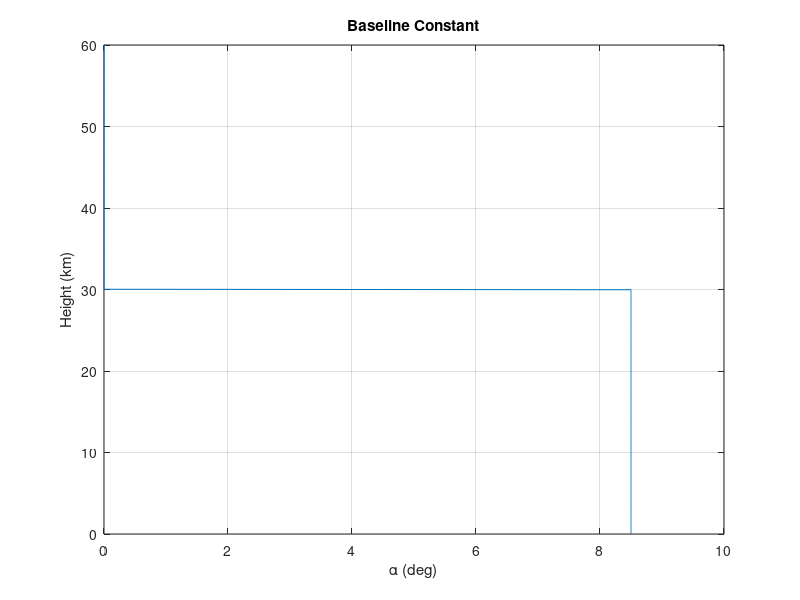
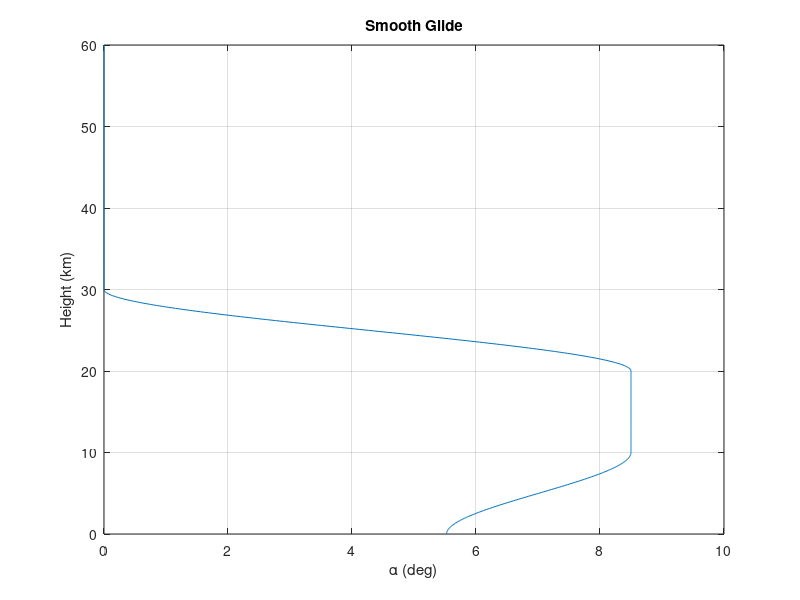
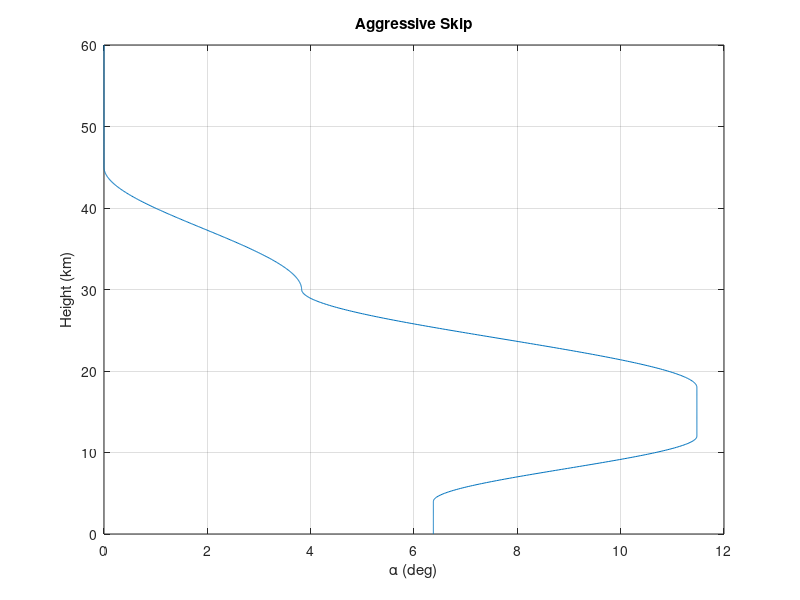
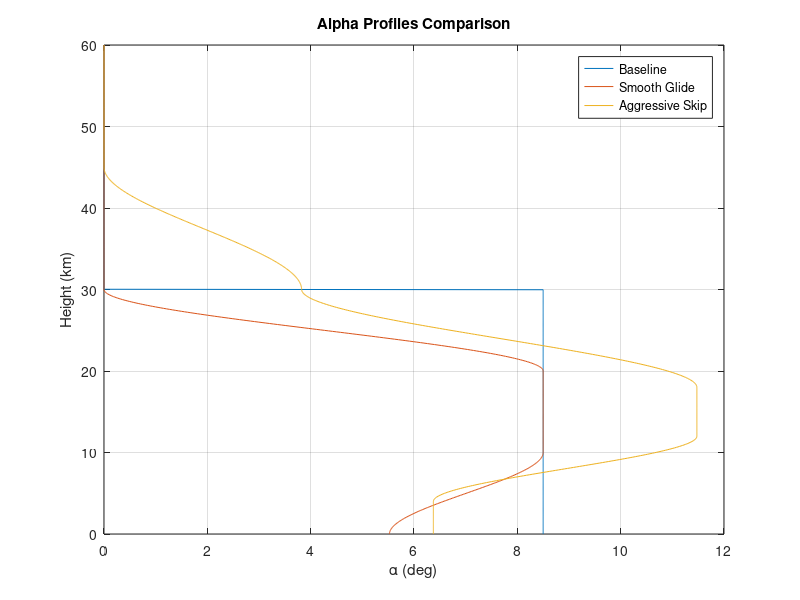

MATLAB code for these plots, in order:
clc; clear; close all;

% ===== 参数 =====
alpha_p = 8.5; % Peak alpha (deg)
h = linspace(0, 60, 1000); % 高度 km

% ===== smoothstep函数 =====
smoothstep = @(x) max(0,min(1, x.^2 .* (3 - 2*x)));

% ===== 1. Baseline constant =====
alpha1 = zeros(size(h));
alpha1(h < 30) = alpha_p;

% ===== 2. Smooth glide =====
alpha2 = zeros(size(h));
alpha_low = 0.65 * alpha_p;

for i = 1:length(h)
    if h(i) >= 30
        alpha2(i) = 0;
    elseif h(i) >= 20
        t = (30 - h(i)) / 10;
        alpha2(i) = alpha_p * smoothstep(t);
    elseif h(i) >= 10
        alpha2(i) = alpha_p;
    else
        t = (10 - h(i)) / 10;
        alpha2(i) = alpha_p - (alpha_p - alpha_low)*smoothstep(t);
    end
end

% ===== 3. Qian-style =====
alpha3 = zeros(size(h));
for i = 1:length(h)
    if h(i) >= 45
        alpha3(i) = 0;
    elseif h(i) >= 30
        t = (45 - h(i)) / 15;
        alpha3(i) = 0.45 * alpha_p * smoothstep(t);
    elseif h(i) >= 18
        t = (30 - h(i)) / 12;
        alpha3(i) = 0.45*alpha_p + (1.35-0.45)*alpha_p*smoothstep(t);
    elseif h(i) >= 12
        alpha3(i) = 1.35 * alpha_p;
    elseif h(i) >= 4
        t = (12 - h(i)) / 8;
        alpha3(i) = 1.35*alpha_p - (1.35-0.75)*alpha_p*smoothstep(t);
    else
        alpha3(i) = 0.75 * alpha_p;
    end
end

% ===== 4. Aggressive skip =====
alpha4 = zeros(size(h));
for i = 1:length(h)
    if h(i) >= 55
        alpha4(i) = 0;
    elseif h(i) >= 38
        t = (55 - h(i)) / 17;
        alpha4(i) = 0.35 * alpha_p * smoothstep(t);
    elseif h(i) >= 24
        t = (38 - h(i)) / 14;
        alpha4(i) = 0.35*alpha_p + (1.60-0.35)*alpha_p*smoothstep(t);
    elseif h(i) >= 16
        alpha4(i) = 1.60 * alpha_p;
    elseif h(i) >= 8
        t = (16 - h(i)) / 8;
        alpha4(i) = 1.60*alpha_p - (1.60-0.95)*alpha_p*smoothstep(t);
    else
        alpha4(i) = 0.95 * alpha_p;
    end
end

%% ===== 单独四张图 =====
figure; plot(alpha1, h); grid on;
xlabel('\alpha (deg)'); ylabel('Height (km)');
title('Baseline Constant');

figure; plot(alpha2, h); grid on;
xlabel('\alpha (deg)'); ylabel('Height (km)');
title('Smooth Glide');

figure; plot(alpha3, h); grid on;
xlabel('\alpha (deg)'); ylabel('Height (km)');
title('Aggressive Skip');

%% ===== 综合对比图 =====
figure;
plot(alpha1, h); hold on;
plot(alpha2, h);
plot(alpha3, h);
grid on;

xlabel('\alpha (deg)');
ylabel('Height (km)');
title('Alpha Profiles Comparison');

legend('Baseline','Smooth Glide','Aggressive Skip');
